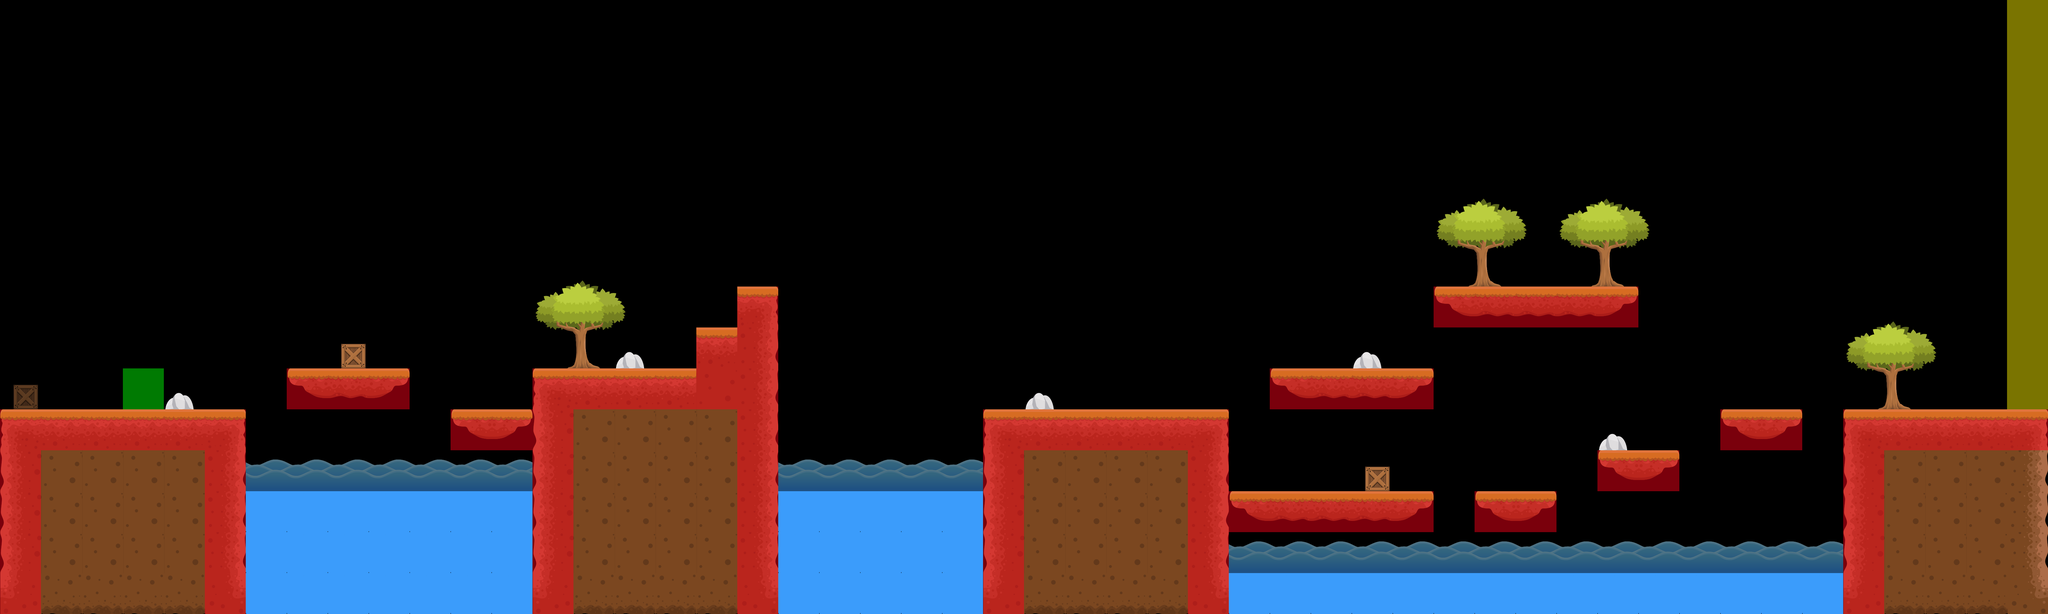

A level layout from a 2D game, rendered from its tile map. Below: a short description, then the map file with its tile-grid data intact:
An orthogonal 50x15 tile map with 128x128 px tiles, 2 tile layers (Map, Logic).

<map version="1.0" orientation="orthogonal" renderorder="right-down" width="50" height="15" tilewidth="128" tileheight="128" nextobjectid="1">
 <tileset firstgid="1" name="Sprites" tilewidth="128" tileheight="128" tilecount="64" columns="8">
  <image source="Sprites.png" trans="ff00ff" width="1024" height="1024" />
  <tile id="21">
   <properties>
    <property name="Collision" type="bool" value="true" />
   </properties>
  </tile>
  <tile id="22">
   <properties>
    <property name="Spawn" type="bool" value="true" />
   </properties>
  </tile>
  <tile id="29">
   <properties>
    <property name="NextLevel" type="bool" value="true" />
   </properties>
  </tile>
  <tile id="30">
   <properties>
    <property name="Death" type="bool" value="true" />
   </properties>
  </tile>
 </tileset>
 <layer name="Map" width="50" height="15">
  <data encoding="csv">
0,0,0,0,0,0,0,0,0,0,0,0,0,0,0,0,0,0,0,0,0,0,0,0,0,0,0,0,0,0,0,0,0,0,0,0,0,0,0,0,0,0,0,0,0,0,0,0,0,0,
0,0,0,0,0,0,0,0,0,0,0,0,0,0,0,0,0,0,0,0,0,0,0,0,0,0,0,0,0,0,0,0,0,0,0,0,0,0,0,0,0,0,0,0,0,0,0,0,0,0,
0,0,0,0,0,0,0,0,0,0,0,0,0,0,0,0,0,0,0,0,0,0,0,0,0,0,0,0,0,0,0,0,0,0,0,0,0,0,0,0,0,0,0,0,0,0,0,0,0,0,
0,0,0,0,0,0,0,0,0,0,0,0,0,0,0,0,0,0,0,0,0,0,0,0,0,0,0,0,0,0,0,0,0,0,0,0,0,0,0,0,0,0,0,0,0,0,0,0,0,0,
0,0,0,0,0,0,0,0,0,0,0,0,0,0,0,0,0,0,0,0,0,0,0,0,0,0,0,0,0,0,0,0,0,0,0,41,42,43,41,42,43,0,0,0,0,0,0,0,0,0,
0,0,0,0,0,0,0,0,0,0,0,0,0,0,0,0,0,0,0,0,0,0,0,0,0,0,0,0,0,0,0,0,0,0,0,49,50,51,49,50,51,0,0,0,0,0,0,0,0,0,
0,0,0,0,0,0,0,0,0,0,0,0,0,41,42,43,0,0,0,0,0,0,0,0,0,0,0,0,0,0,0,0,0,0,0,57,58,59,57,58,59,0,0,0,0,0,0,0,0,0,
0,0,0,0,0,0,0,0,0,0,0,0,0,49,50,51,0,0,11,0,0,0,0,0,0,0,0,0,0,0,0,0,0,0,0,3,4,4,4,5,0,0,0,0,0,41,42,43,0,0,
0,0,0,0,0,0,0,0,13,0,0,0,0,57,58,7,0,10,19,0,0,0,0,0,0,0,0,0,0,0,0,0,0,7,0,0,0,0,0,0,0,0,0,0,0,49,50,51,0,0,
13,0,0,0,7,0,0,3,4,5,0,0,0,9,10,10,10,18,19,0,0,0,0,0,0,7,0,0,0,0,0,3,4,4,5,0,0,0,0,0,0,0,0,0,0,57,58,59,0,0,
9,10,10,10,10,11,0,0,0,0,0,3,5,17,18,18,18,18,19,0,0,0,0,0,9,10,10,10,10,11,0,0,0,0,0,0,0,0,0,7,0,0,3,5,0,9,10,10,10,11,
17,18,18,18,18,19,2,2,2,2,2,2,2,17,18,18,18,18,19,2,2,2,2,2,17,18,18,18,18,19,0,0,0,13,0,0,0,0,0,3,5,0,0,0,0,17,18,18,18,19,
17,18,18,18,18,19,1,1,1,1,1,1,1,17,18,18,18,18,19,1,1,1,1,1,17,18,18,18,18,19,3,4,4,4,5,0,3,5,0,0,0,0,0,0,0,17,18,18,18,19,
17,18,18,18,18,19,1,1,1,1,1,1,1,17,18,18,18,18,19,1,1,1,1,1,17,18,18,18,18,19,2,2,2,2,2,2,2,2,2,2,2,2,2,2,2,17,18,18,18,19,
25,26,26,26,26,27,1,1,1,1,1,1,1,25,26,26,26,26,27,1,1,1,1,1,25,26,26,26,26,27,1,1,1,1,1,1,1,1,1,1,1,1,1,1,1,25,26,26,26,27
</data>
 </layer>
 <layer name="Logic" width="50" height="15" opacity="0.48">
  <data encoding="csv">
31,0,0,0,0,0,0,0,0,0,0,0,0,0,0,0,0,0,0,0,0,0,0,0,0,0,0,0,0,0,0,0,0,0,0,0,0,0,0,0,0,0,0,0,0,0,0,0,0,30,
31,0,0,0,0,0,0,0,0,0,0,0,0,0,0,0,0,0,0,0,0,0,0,0,0,0,0,0,0,0,0,0,0,0,0,0,0,0,0,0,0,0,0,0,0,0,0,0,0,30,
31,0,0,0,0,0,0,0,0,0,0,0,0,0,0,0,0,0,0,0,0,0,0,0,0,0,0,0,0,0,0,0,0,0,0,0,0,0,0,0,0,0,0,0,0,0,0,0,0,30,
31,0,0,0,0,0,0,0,0,0,0,0,0,0,0,0,0,0,0,0,0,0,0,0,0,0,0,0,0,0,0,0,0,0,0,0,0,0,0,0,0,0,0,0,0,0,0,0,0,30,
31,0,0,0,0,0,0,0,0,0,0,0,0,0,0,0,0,0,0,0,0,0,0,0,0,0,0,0,0,0,0,0,0,0,0,0,0,0,0,0,0,0,0,0,0,0,0,0,0,30,
31,0,0,0,0,0,0,0,0,0,0,0,0,0,0,0,0,0,0,0,0,0,0,0,0,0,0,0,0,0,0,0,0,0,0,0,0,0,0,0,0,0,0,0,0,0,0,0,0,30,
31,0,0,0,0,0,0,0,0,0,0,0,0,0,0,0,0,0,0,0,0,0,0,0,0,0,0,0,0,0,0,0,0,0,0,0,0,0,0,0,0,0,0,0,0,0,0,0,0,30,
31,0,0,0,0,0,0,0,0,0,0,0,0,0,0,0,0,0,22,0,0,0,0,0,0,0,0,0,0,0,0,0,0,0,0,22,22,22,22,22,0,0,0,0,0,0,0,0,0,30,
31,0,0,0,0,0,0,0,0,0,0,0,0,0,0,0,0,22,22,0,0,0,0,0,0,0,0,0,0,0,0,0,0,0,0,0,0,0,0,0,0,0,0,0,0,0,0,0,0,30,
31,0,0,23,0,0,0,22,22,22,0,0,0,22,22,22,22,22,22,0,0,0,0,0,0,0,0,0,0,0,0,22,22,22,22,0,0,0,0,0,0,0,0,0,0,0,0,0,0,30,
22,22,22,22,22,22,0,0,0,0,0,22,22,22,0,0,0,0,22,0,0,0,0,0,22,22,22,22,22,22,0,0,0,0,0,0,0,0,0,0,0,0,22,22,0,22,22,22,22,22,
22,0,0,0,0,22,31,31,31,31,31,31,31,22,0,0,0,0,22,31,31,31,31,31,22,0,0,0,0,22,0,0,0,0,0,0,0,0,0,22,22,0,0,0,0,22,0,0,0,0,
22,0,0,0,0,22,0,0,0,0,0,0,0,22,0,0,0,0,22,0,0,0,0,0,22,0,0,0,0,22,22,22,22,22,22,0,22,22,0,0,0,0,0,0,0,22,0,0,0,0,
22,0,0,0,0,22,0,0,0,0,0,0,0,22,0,0,0,0,22,0,0,0,0,0,22,0,0,0,0,22,31,31,31,31,31,31,31,31,31,31,31,31,31,31,31,22,0,0,0,0,
22,0,0,0,0,22,0,0,0,0,0,0,0,22,0,0,0,0,22,0,0,0,0,0,22,0,0,0,0,22,0,0,0,0,0,0,0,0,0,0,0,0,0,0,0,22,0,0,0,0
</data>
 </layer>
</map>